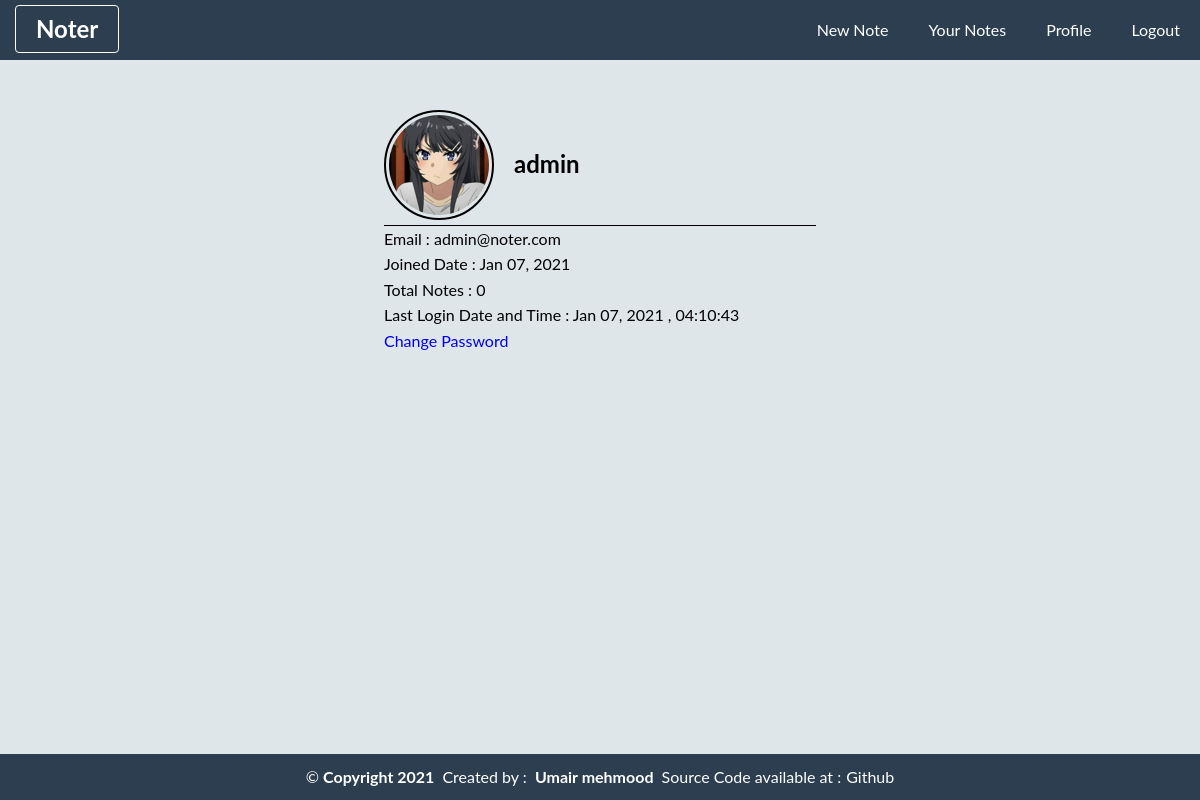
Screenshot of /profile (signed in) with the database file from the repository.
### core/models.py (models this page shows, shortened)
class Users(db.Model,UserMixin):
	id = db.Column(db.Integer,primary_key=True)
	username = db.Column(db.String(20),unique=True,nullable=False)
	email = db.Column(db.String(120),unique=True,nullable=False)
	password = db.Column(db.String(20),nullable=False)
	join_date= db.Column(db.DateTime,nullable=False,default=datetime.utcnow)
	last_login_dt= db.Column(db.DateTime,nullable=False,default=datetime.utcnow)
	notes = db.relationship('Notes',backref='author',lazy=True)

### core/users/routs.py (the view)
@noter_users.route('/profile',methods=["POST","GET"])
@login_required
def profile():
	if not current_user.is_authenticated:
		return redirect(url_for('users.login'))
	notes = Notes.query.filter_by(user_id=current_user.id).order_by(Notes.cd.desc())
	numberOfNotes=notes.count()
	return render_template("profile.html",title = "Profile - Noter",number_of_notes=numberOfNotes)

### core/models.py (called while the page is built)
@login_manager.user_loader
def load_user(user_id):
	return Users.query.get(int(user_id))

### core/templates/profile.html
{% extends "default.html"%}
{% block content%}
<div class="profilesection">
			<div class="imgandname">
				<div class="img_box">
				<img src="{{ url_for('static',filename = 'images/default.png') }}" class="p_img">
			</div>
			<h2>{{current_user.username}}</h2>
			</div>
			<div class="profileinfo">
				<p>Email : <span>{{current_user.email}}</span></p>
				<p>Joined Date : <span>{{ current_user.join_date.strftime("%b %d, %Y") }}</span></p>
				<p>Total Notes : <span>{{ number_of_notes }}</span></p>
				<p>Last Login Date and Time : <span>{{ current_user.last_login_dt.strftime("%b %d, %Y , %I:%M:%S") }}</span></p>
				<a href="#">Change Password</a>
			</div>
</div>
{% endblock content%}

### core/static/css/style.css (style rules this page uses)
* { padding: 0; margin:0; box-sizing: border-box; }
body { font-family: lato; line-height: 1.6; height: 100%; min-height: 100%; background: #dfe6e9; }
a { text-decoration: none; }
.profilesection { width: 40%; margin:50px auto; }
.imgandname { display: flex; padding-bottom: 5px; border-bottom: 1px solid #000; }
.imgandname h2 { margin-top: 35px; margin-left: 20px; }
.img_box { border: 2px solid #000; height: 110px; width: 110px; padding-left: 3px; padding-top: 3px; border-radius: 100%; }
.p_img { width: 100px; height: 100px; border-radius: 100%; overflow: hidden; }

### rows the page displays
Users: username "admin", email "admin@noter.com", join_date "Jan 07, 2021", last_login_dt "Jan 07, 2021 , 04:10:43"

### other values shown
{{ number_of_notes }} "0"
